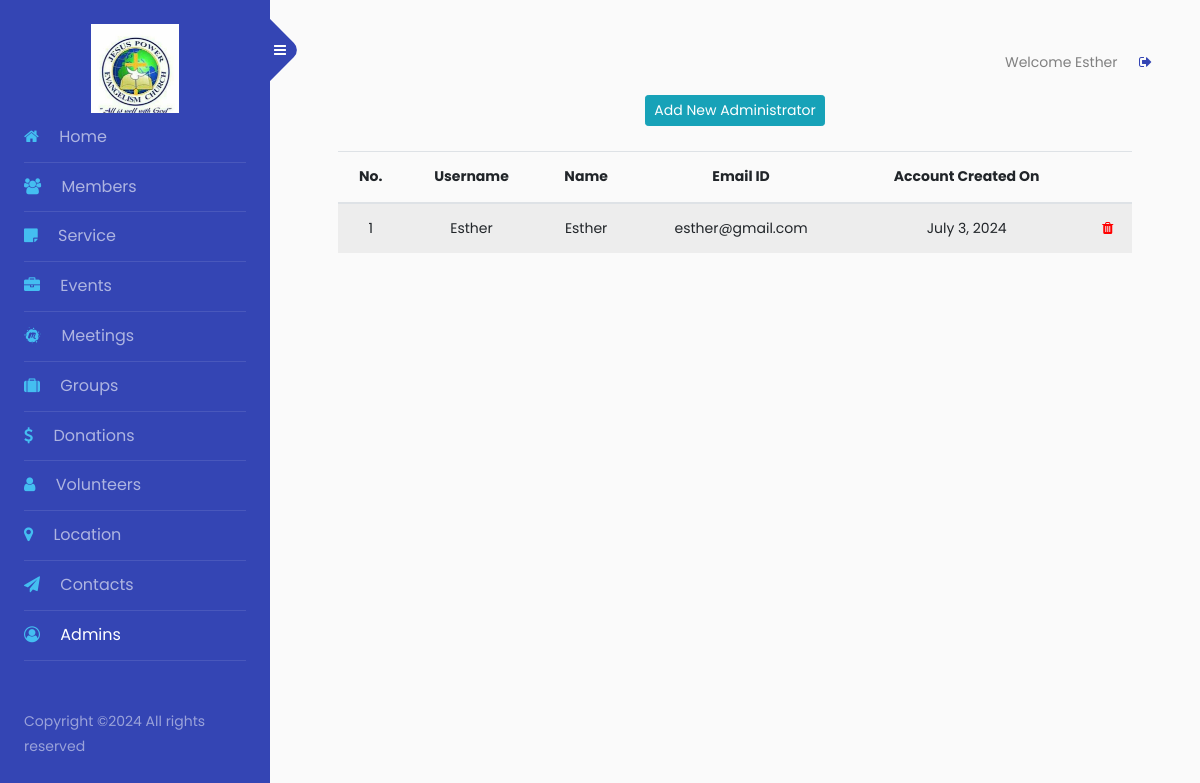
The page /members/manage-admin/ (signed in) on the database its author committed.
### members/models.py (models this page shows, shortened)
class Admin(models.Model):
    user = models.OneToOneField(User, on_delete=models.CASCADE, default=None)
    fullname = models.CharField(max_length=255)
    email = models.EmailField(unique=True)
    password = models.CharField(max_length=255)
    username = models.CharField(max_length=100, unique=True)
    CreationDate = models.DateField(auto_now_add=True)

### members/views.py (the view, shortened to what this page needs)
# urls.py: path('manage-admin/', views.manage_admin, name='manage_admin'),
@login_required
def manage_admin(request):
    admins = Admin.objects.all()
    return render(request, 'admin/manage_admin.html', {'admins': admins})

### members/templates/admin/manage_admin.html (shortened to what this page needs)
{% extends 'admin-sidebar.html' %}
{% load static %}
{% block content %}
                            <div class="card-body">
                                <center><a href="{% url 'add_admin' %}" class="btn btn-sm btn-info">Add New Administrator</a></center>
                                <br />
                                <div class="data-tables datatable-dark">
                                    <table id="dataTable3" class="table table-striped table-hover text-center">
                                        <thead class="text-capitalize">
                                            <tr>
                                                <th>No.</th>
                                                <th>Username</th>
                                                <th>Name</th>
                                                <th>Email ID</th>
                                                <th>Account Created On</th>
                                                <th></th>
                                            </tr>
                                        </thead>
                                        <tbody>
                                            {% for admin in admins %}
                                            <tr>
                                                <td>{{ forloop.counter }}</td>
                                                <td>{{ admin.username }}</td>
                                                <td>{{ admin.fullname }}</td>
                                                <td>{{ admin.email }}</td>
                                                <td>{{ admin.CreationDate }}</td>
                                                <td>
                                                    <a href="{% url 'manage_admin' %}?del={{ admin.id }}" onclick="return confirm('Do you want to delete?')">
                                                        <i class="fa fa-trash" style="color:red"></i>
                                                    </a>
                                                </td>
                                            </tr>
                                            {% endfor %}
                                        </tbody>
                                    </table>
                                </div>
                            </div>
{% endblock %}

### dashboard/templates/admin-sidebar.html (shortened to what this page needs)
{% load static %}
<!doctype html>
<html lang="en">
<head>
  <link rel="stylesheet" href="{% static 'css/responsive.css' %}">
  <link rel="stylesheet" href="https://stackpath.bootstrapcdn.com/font-awesome/4.7.0/css/font-awesome.min.css">
  <link rel="stylesheet" href="{% static 'css/side.css' %}">
</head>
<body>
  <div class="wrapper d-flex align-items-stretch">
    <nav id="sidebar">
      <div class="custom-menu">
        <button type="button" id="sidebarCollapse" class="btn btn-primary">
          <i class="fa fa-bars"></i>
        </button>
      </div>
      <div class="p-4">
        <center>
          <img src="{% static 'images/church.jpg' %}" alt="logo" class="resized">
        </center>
        <ul class="list-unstyled components mb-5">
          <li class="{% if request.resolver_match.url_name == 'admin_dashboard' %}active{% endif %}">
            <a href="{% url 'admin_dashboard' %}"><span class="fa fa-home mr-3"></span> Home</a>
          </li>
          <li class="{% if request.resolver_match.url_name == 'member_list' %}active{% endif %}">
            <a href="{% url 'member_list' %}"><span class="fa fa-users mr-3"></span> Members</a>
          </li>
          <li class="{% if request.resolver_match.url_name == 'service_list' %}active{% endif %}">
            <a href="{% url 'service_list' %}"><span class="fa fa-sticky-note mr-3"></span> Service</a>
          </li>
          <li class="{% if request.resolver_match.url_name == 'event_list' %}active{% endif %}">
            <a href="{% url 'event_list' %}"><span class="fa fa-briefcase mr-3"></span> Events</a>
          </li>
          <li class="{% if request.resolver_match.url_name == 'meeting_list' %}active{% endif %}">
            <a href="{% url 'meeting_list' %}"><span class="fa fa-meetup mr-3"></span> Meetings</a>
          </li>
          <li class="{% if request.resolver_match.url_name == 'group_list' %}active{% endif %}">
            <a href="{% url 'group_list' %}"><span class="fa fa-suitcase mr-3"></span> Groups</a>
          </li>
          <li class="{% if request.resolver_match.url_name == 'admin_view_donations' %}active{% endif %}">
            <a href="{% url 'admin_view_donations' %}"><span class="fa fa-usd mr-3"></span> Donations</a>
          </li>
          <li class="{% if request.resolver_match.url_name == 'volunteer_list' %}active{% endif %}">
            <a href="{% url 'volunteer_list' %}"><span class="fa fa-user mr-3"></span> Volunteers</a>
          </li>
          <li class="{% if request.resolver_match.url_name == 'location_list' %}active{% endif %}">
            <a href="{% url 'location_list' %}"><span class="fa fa-map-marker mr-3"></span> Location</a>
          </li>
          <li class="{% if request.resolver_match.url_name == 'contact_list' %}active{% endif %}">
            <a href="{% url 'contact_list' %}"><span class="fa fa-paper-plane mr-3"></span> Contacts</a>
          </li>
          <li class="{% if request.resolver_match.url_name == 'manage_admin' %}active{% endif %}">
            <a href="{% url 'manage_admin' %}"><span class="fa fa-user-circle-o mr-3"></span> Admins</a>
          </li>
        </ul>
        <div class="footer">
          <p>
            Copyright &copy;<script>document.write(new Date().getFullYear());</script> All rights reserved
          </p>
        </div>
      </div>
    </nav>
    <div id="content" class="p-4 p-md-5 pt-5">
      <div class="nav_bar">
        Welcome {{ user }} &emsp;
        <a href="{% url 'user_logout' %}"><i class="fa fa-sign-out" aria-hidden="true"></i></a>
      </div>
      {% block content %}
      {% endblock %}
    </div>
  </div>
</body>
</html>

### dashboard/templates/admin-sidebar.html (style rules this page uses)
.resized { width: 40%; height: auto; }
.nav_bar { text-align: end; padding-top: 2px; }

### rows shown on the page
Admin: username "Esther", fullname "Esther", email "esther@gmail.com", CreationDate "July 3, 2024"

### other values the page prints
{{ user }} "Esther"
